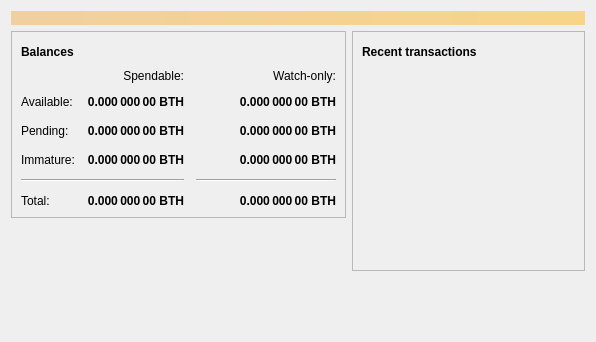
<?xml version="1.0" encoding="UTF-8"?>
<ui version="4.0">
 <class>OverviewPage</class>
 <widget class="QWidget" name="OverviewPage">
  <property name="geometry">
   <rect>
    <x>0</x>
    <y>0</y>
    <width>596</width>
    <height>342</height>
   </rect>
  </property>
  <property name="windowTitle">
   <string>Form</string>
  </property>
  <layout class="QVBoxLayout" name="topLayout">
   <item>
    <widget class="QLabel" name="labelAlerts">
     <property name="visible">
      <bool>false</bool>
     </property>
     <property name="styleSheet">
      <string notr="true">QLabel { background-color: qlineargradient(x1: 0, y1: 0, x2: 1, y2: 0, stop:0 #F0D0A0, stop:1 #F8D488); color:#000000; }</string>
     </property>
     <property name="wordWrap">
      <bool>true</bool>
     </property>
     <property name="margin">
      <number>3</number>
     </property>
     <property name="textInteractionFlags">
      <set>Qt::TextSelectableByMouse</set>
     </property>
    </widget>
   </item>
   <item>
    <layout class="QHBoxLayout" name="horizontalLayout" stretch="1,1">
     <item>
      <layout class="QVBoxLayout" name="verticalLayout_2">
       <item>
        <widget class="QFrame" name="frame">
         <property name="frameShape">
          <enum>QFrame::StyledPanel</enum>
         </property>
         <property name="frameShadow">
          <enum>QFrame::Raised</enum>
         </property>
         <layout class="QVBoxLayout" name="verticalLayout_4">
          <item>
           <layout class="QHBoxLayout" name="horizontalLayout_4">
            <item>
             <widget class="QLabel" name="label_5">
              <property name="font">
               <font>
                <weight>75</weight>
                <bold>true</bold>
               </font>
              </property>
              <property name="text">
               <string>Balances</string>
              </property>
             </widget>
            </item>
            <item>
             <widget class="QPushButton" name="labelWalletStatus">
              <property name="enabled">
               <bool>true</bool>
              </property>
              <property name="maximumSize">
               <size>
                <width>30</width>
                <height>16777215</height>
               </size>
              </property>
              <property name="toolTip">
               <string>The displayed information may be out of date. Your wallet automatically synchronizes with the Bitcoin network after a connection is established, but this process has not completed yet.</string>
              </property>
              <property name="text">
               <string/>
              </property>
              <property name="icon">
               <iconset resource="../bitcoin.qrc">
                <normaloff>:/icons/warning</normaloff>
                <disabledoff>:/icons/warning</disabledoff>:/icons/warning</iconset>
              </property>
              <property name="iconSize">
               <size>
                <width>24</width>
                <height>24</height>
               </size>
              </property>
              <property name="flat">
               <bool>true</bool>
              </property>
             </widget>
            </item>
            <item>
             <spacer name="horizontalSpacer_3">
              <property name="orientation">
               <enum>Qt::Horizontal</enum>
              </property>
              <property name="sizeHint" stdset="0">
               <size>
                <width>40</width>
                <height>20</height>
               </size>
              </property>
             </spacer>
            </item>
           </layout>
          </item>
          <item>
           <layout class="QGridLayout" name="gridLayout">
            <property name="spacing">
             <number>12</number>
            </property>
            <item row="2" column="2">
             <widget class="QLabel" name="labelWatchPending">
              <property name="font">
               <font>
                <weight>75</weight>
                <bold>true</bold>
               </font>
              </property>
              <property name="cursor">
               <cursorShape>IBeamCursor</cursorShape>
              </property>
              <property name="toolTip">
               <string>Unconfirmed transactions to watch-only addresses</string>
              </property>
              <property name="text">
               <string notr="true">0.000 000 00 BTH</string>
              </property>
              <property name="alignment">
               <set>Qt::AlignRight|Qt::AlignTrailing|Qt::AlignVCenter</set>
              </property>
              <property name="textInteractionFlags">
               <set>Qt::LinksAccessibleByMouse|Qt::TextSelectableByKeyboard|Qt::TextSelectableByMouse</set>
              </property>
             </widget>
            </item>
            <item row="2" column="1">
             <widget class="QLabel" name="labelUnconfirmed">
              <property name="font">
               <font>
                <weight>75</weight>
                <bold>true</bold>
               </font>
              </property>
              <property name="cursor">
               <cursorShape>IBeamCursor</cursorShape>
              </property>
              <property name="toolTip">
               <string>Total of transactions that have yet to be confirmed, and do not yet count toward the spendable balance</string>
              </property>
              <property name="text">
               <string notr="true">0.000 000 00 BTH</string>
              </property>
              <property name="alignment">
               <set>Qt::AlignRight|Qt::AlignTrailing|Qt::AlignVCenter</set>
              </property>
              <property name="textInteractionFlags">
               <set>Qt::LinksAccessibleByMouse|Qt::TextSelectableByKeyboard|Qt::TextSelectableByMouse</set>
              </property>
             </widget>
            </item>
            <item row="3" column="2">
             <widget class="QLabel" name="labelWatchImmature">
              <property name="font">
               <font>
                <weight>75</weight>
                <bold>true</bold>
               </font>
              </property>
              <property name="cursor">
               <cursorShape>IBeamCursor</cursorShape>
              </property>
              <property name="toolTip">
               <string>Mined balance in watch-only addresses that has not yet matured</string>
              </property>
              <property name="text">
               <string notr="true">0.000 000 00 BTH</string>
              </property>
              <property name="alignment">
               <set>Qt::AlignRight|Qt::AlignTrailing|Qt::AlignVCenter</set>
              </property>
              <property name="textInteractionFlags">
               <set>Qt::LinksAccessibleByMouse|Qt::TextSelectableByKeyboard|Qt::TextSelectableByMouse</set>
              </property>
             </widget>
            </item>
            <item row="4" column="0" colspan="2">
             <widget class="Line" name="line">
              <property name="orientation">
               <enum>Qt::Horizontal</enum>
              </property>
             </widget>
            </item>
            <item row="4" column="2">
             <widget class="Line" name="lineWatchBalance">
              <property name="sizePolicy">
               <sizepolicy hsizetype="Preferred" vsizetype="Fixed">
                <horstretch>0</horstretch>
                <verstretch>0</verstretch>
               </sizepolicy>
              </property>
              <property name="minimumSize">
               <size>
                <width>140</width>
                <height>0</height>
               </size>
              </property>
              <property name="orientation">
               <enum>Qt::Horizontal</enum>
              </property>
             </widget>
            </item>
            <item row="5" column="0">
             <widget class="QLabel" name="labelTotalText">
              <property name="text">
               <string>Total:</string>
              </property>
             </widget>
            </item>
            <item row="3" column="1">
             <widget class="QLabel" name="labelImmature">
              <property name="font">
               <font>
                <weight>75</weight>
                <bold>true</bold>
               </font>
              </property>
              <property name="cursor">
               <cursorShape>IBeamCursor</cursorShape>
              </property>
              <property name="toolTip">
               <string>Mined balance that has not yet matured</string>
              </property>
              <property name="text">
               <string notr="true">0.000 000 00 BTH</string>
              </property>
              <property name="alignment">
               <set>Qt::AlignRight|Qt::AlignTrailing|Qt::AlignVCenter</set>
              </property>
              <property name="textInteractionFlags">
               <set>Qt::LinksAccessibleByMouse|Qt::TextSelectableByKeyboard|Qt::TextSelectableByMouse</set>
              </property>
             </widget>
            </item>
            <item row="2" column="3">
             <spacer name="horizontalSpacer_2">
              <property name="orientation">
               <enum>Qt::Horizontal</enum>
              </property>
              <property name="sizeHint" stdset="0">
               <size>
                <width>40</width>
                <height>20</height>
               </size>
              </property>
             </spacer>
            </item>
            <item row="3" column="0">
             <widget class="QLabel" name="labelImmatureText">
              <property name="text">
               <string>Immature:</string>
              </property>
             </widget>
            </item>
            <item row="5" column="1">
             <widget class="QLabel" name="labelTotal">
              <property name="font">
               <font>
                <weight>75</weight>
                <bold>true</bold>
               </font>
              </property>
              <property name="cursor">
               <cursorShape>IBeamCursor</cursorShape>
              </property>
              <property name="toolTip">
               <string>Your current total balance</string>
              </property>
              <property name="text">
               <string notr="true">0.000 000 00 BTH</string>
              </property>
              <property name="alignment">
               <set>Qt::AlignRight|Qt::AlignTrailing|Qt::AlignVCenter</set>
              </property>
              <property name="textInteractionFlags">
               <set>Qt::LinksAccessibleByMouse|Qt::TextSelectableByKeyboard|Qt::TextSelectableByMouse</set>
              </property>
             </widget>
            </item>
            <item row="5" column="2">
             <widget class="QLabel" name="labelWatchTotal">
              <property name="font">
               <font>
                <weight>75</weight>
                <bold>true</bold>
               </font>
              </property>
              <property name="cursor">
               <cursorShape>IBeamCursor</cursorShape>
              </property>
              <property name="toolTip">
               <string>Current total balance in watch-only addresses</string>
              </property>
              <property name="text">
               <string notr="true">0.000 000 00 BTH</string>
              </property>
              <property name="alignment">
               <set>Qt::AlignRight|Qt::AlignTrailing|Qt::AlignVCenter</set>
              </property>
              <property name="textInteractionFlags">
               <set>Qt::LinksAccessibleByMouse|Qt::TextSelectableByKeyboard|Qt::TextSelectableByMouse</set>
              </property>
             </widget>
            </item>
            <item row="0" column="2">
             <widget class="QLabel" name="labelWatchonly">
              <property name="text">
               <string>Watch-only:</string>
              </property>
              <property name="alignment">
               <set>Qt::AlignRight|Qt::AlignTrailing|Qt::AlignVCenter</set>
              </property>
             </widget>
            </item>
            <item row="1" column="0">
             <widget class="QLabel" name="labelBalanceText">
              <property name="text">
               <string>Available:</string>
              </property>
             </widget>
            </item>
            <item row="1" column="1">
             <widget class="QLabel" name="labelBalance">
              <property name="font">
               <font>
                <weight>75</weight>
                <bold>true</bold>
               </font>
              </property>
              <property name="cursor">
               <cursorShape>IBeamCursor</cursorShape>
              </property>
              <property name="toolTip">
               <string>Your current spendable balance</string>
              </property>
              <property name="text">
               <string notr="true">0.000 000 00 BTH</string>
              </property>
              <property name="alignment">
               <set>Qt::AlignRight|Qt::AlignTrailing|Qt::AlignVCenter</set>
              </property>
              <property name="textInteractionFlags">
               <set>Qt::LinksAccessibleByMouse|Qt::TextSelectableByKeyboard|Qt::TextSelectableByMouse</set>
              </property>
             </widget>
            </item>
            <item row="1" column="2">
             <widget class="QLabel" name="labelWatchAvailable">
              <property name="font">
               <font>
                <weight>75</weight>
                <bold>true</bold>
               </font>
              </property>
              <property name="cursor">
               <cursorShape>IBeamCursor</cursorShape>
              </property>
              <property name="toolTip">
               <string>Your current balance in watch-only addresses</string>
              </property>
              <property name="text">
               <string notr="true">0.000 000 00 BTH</string>
              </property>
              <property name="alignment">
               <set>Qt::AlignRight|Qt::AlignTrailing|Qt::AlignVCenter</set>
              </property>
              <property name="textInteractionFlags">
               <set>Qt::LinksAccessibleByMouse|Qt::TextSelectableByKeyboard|Qt::TextSelectableByMouse</set>
              </property>
             </widget>
            </item>
            <item row="2" column="0">
             <widget class="QLabel" name="labelPendingText">
              <property name="text">
               <string>Pending:</string>
              </property>
             </widget>
            </item>
            <item row="0" column="1">
             <widget class="QLabel" name="labelSpendable">
              <property name="text">
               <string>Spendable:</string>
              </property>
              <property name="alignment">
               <set>Qt::AlignRight|Qt::AlignTrailing|Qt::AlignVCenter</set>
              </property>
             </widget>
            </item>
           </layout>
          </item>
         </layout>
        </widget>
       </item>
       <item>
        <spacer name="verticalSpacer">
         <property name="orientation">
          <enum>Qt::Vertical</enum>
         </property>
         <property name="sizeHint" stdset="0">
          <size>
           <width>20</width>
           <height>40</height>
          </size>
         </property>
        </spacer>
       </item>
      </layout>
     </item>
     <item>
      <layout class="QVBoxLayout" name="verticalLayout_3">
       <item>
        <widget class="QFrame" name="frame_2">
         <property name="frameShape">
          <enum>QFrame::StyledPanel</enum>
         </property>
         <property name="frameShadow">
          <enum>QFrame::Raised</enum>
         </property>
         <layout class="QVBoxLayout" name="verticalLayout">
          <item>
           <layout class="QHBoxLayout" name="horizontalLayout_2">
            <item>
             <widget class="QLabel" name="label_4">
              <property name="font">
               <font>
                <weight>75</weight>
                <bold>true</bold>
               </font>
              </property>
              <property name="text">
               <string>Recent transactions</string>
              </property>
             </widget>
            </item>
            <item>
             <widget class="QPushButton" name="labelTransactionsStatus">
              <property name="enabled">
               <bool>true</bool>
              </property>
              <property name="maximumSize">
               <size>
                <width>30</width>
                <height>16777215</height>
               </size>
              </property>
              <property name="toolTip">
               <string>The displayed information may be out of date. Your wallet automatically synchronizes with the Bitcoin network after a connection is established, but this process has not completed yet.</string>
              </property>
              <property name="text">
               <string/>
              </property>
              <property name="icon">
               <iconset resource="../bitcoin.qrc">
                <normaloff>:/icons/warning</normaloff>
                <disabledoff>:/icons/warning</disabledoff>:/icons/warning</iconset>
              </property>
              <property name="iconSize">
               <size>
                <width>24</width>
                <height>24</height>
               </size>
              </property>
              <property name="flat">
               <bool>true</bool>
              </property>
             </widget>
            </item>
            <item>
             <spacer name="horizontalSpacer">
              <property name="orientation">
               <enum>Qt::Horizontal</enum>
              </property>
              <property name="sizeHint" stdset="0">
               <size>
                <width>40</width>
                <height>20</height>
               </size>
              </property>
             </spacer>
            </item>
           </layout>
          </item>
          <item>
           <widget class="QListView" name="listTransactions">
            <property name="styleSheet">
             <string notr="true">QListView { background: transparent; }</string>
            </property>
            <property name="frameShape">
             <enum>QFrame::NoFrame</enum>
            </property>
            <property name="verticalScrollBarPolicy">
             <enum>Qt::ScrollBarAlwaysOff</enum>
            </property>
            <property name="horizontalScrollBarPolicy">
             <enum>Qt::ScrollBarAlwaysOff</enum>
            </property>
            <property name="selectionMode">
             <enum>QAbstractItemView::NoSelection</enum>
            </property>
           </widget>
          </item>
         </layout>
        </widget>
       </item>
       <item>
        <spacer name="verticalSpacer_2">
         <property name="orientation">
          <enum>Qt::Vertical</enum>
         </property>
         <property name="sizeHint" stdset="0">
          <size>
           <width>20</width>
           <height>40</height>
          </size>
         </property>
        </spacer>
       </item>
      </layout>
     </item>
    </layout>
   </item>
  </layout>
 </widget>
 <resources/>
 <connections/>
</ui>
